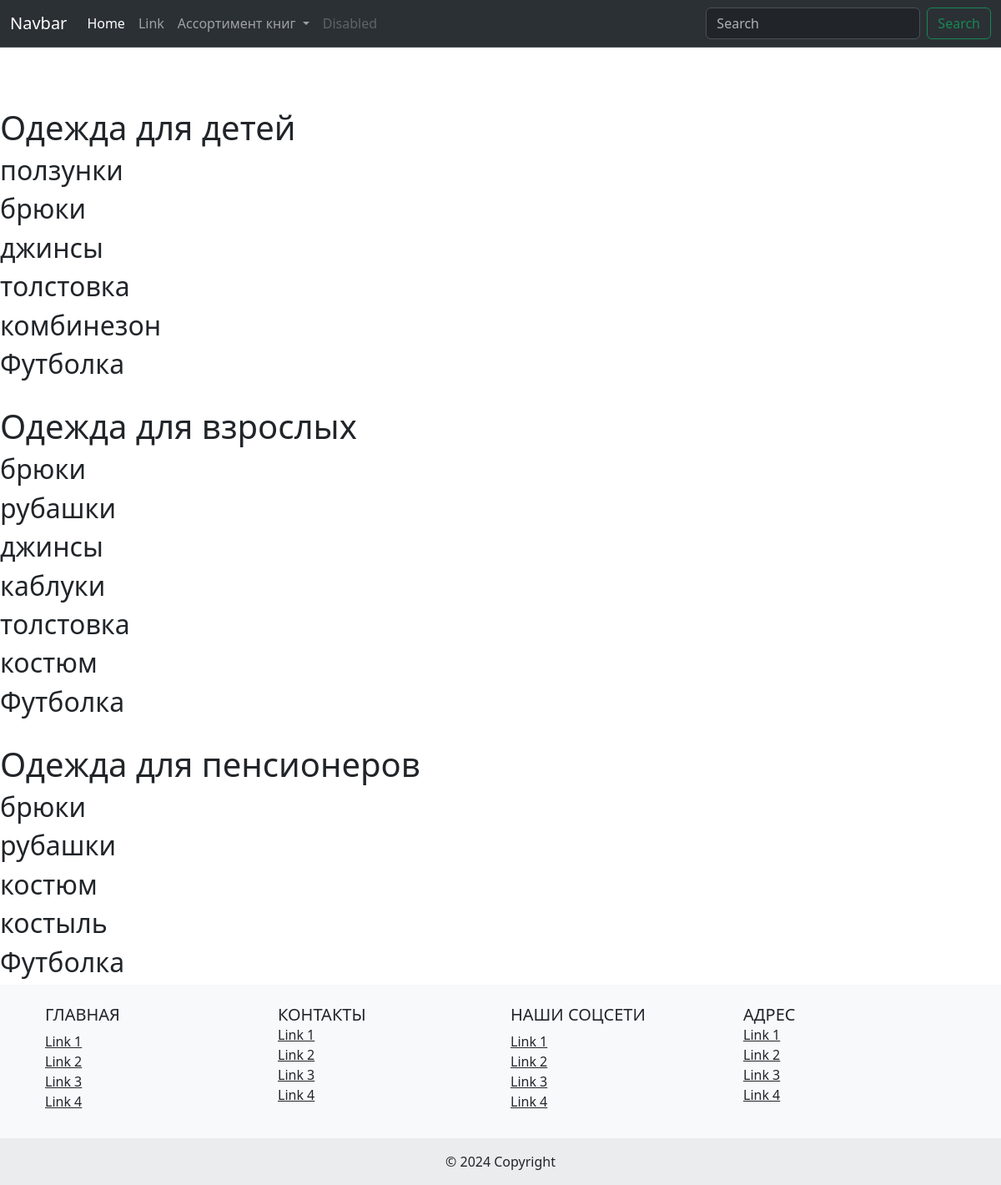
Page /clothes/ on the committed database.
### clothes/models.py (models this page shows, shortened)
class Cloth(models.Model):
    name = models.CharField(max_length=250)
    price = models.FloatField()
    description = models.TextField(blank=True)
    tags = models.ManyToManyField(Tag)

### clothes/views.py (the view)
# urls.py: path('clothes/', views.clothes_filter_view),
def clothes_filter_view(request):
    if request.method == 'GET':
        kids_cloth = models.Cloth.objects.filter(tags__name='для детей').order_by('-id')
        adults_cloth = models.Cloth.objects.filter(tags__name='для взрослых').order_by('-id')
        pensioners_cloth = models.Cloth.objects.filter(tags__name='для пенсионеров').order_by('-id')
        return render(
            request,
            template_name='clothes.html',
            context={
                'kids_cloth': kids_cloth,
                'adults_cloth': adults_cloth,
                'pensioners_cloth': pensioners_cloth
            }
        )

### templates/clothes.html
{% include 'header.html' %}
<br><br><br>
<h1>Одежда для детей</h1>
{% for i in kids_cloth %}
<h2>
    {{  i.name }}
</h2>
{% endfor %}
<br>
<h1>Одежда для взрослых</h1>
{% for i in adults_cloth %}
<h2>
    {{  i.name }}
</h2>
{% endfor %}
<br>
<h1>Одежда для пенсионеров</h1>
{% for i in pensioners_cloth %}
<h2>
    {{  i.name }}
</h2>
{% endfor %}
{% include 'footer.html' %}

### rows in the picture
Cloth: name "ползунки"
Cloth: name "брюки"
Cloth: name "джинсы"
Cloth: name "толстовка"
Cloth: name "комбинезон"
Cloth: name "Футболка"
Cloth: name "рубашки"
Cloth: name "каблуки"
Cloth: name "костюм"
Cloth: name "костыль"
